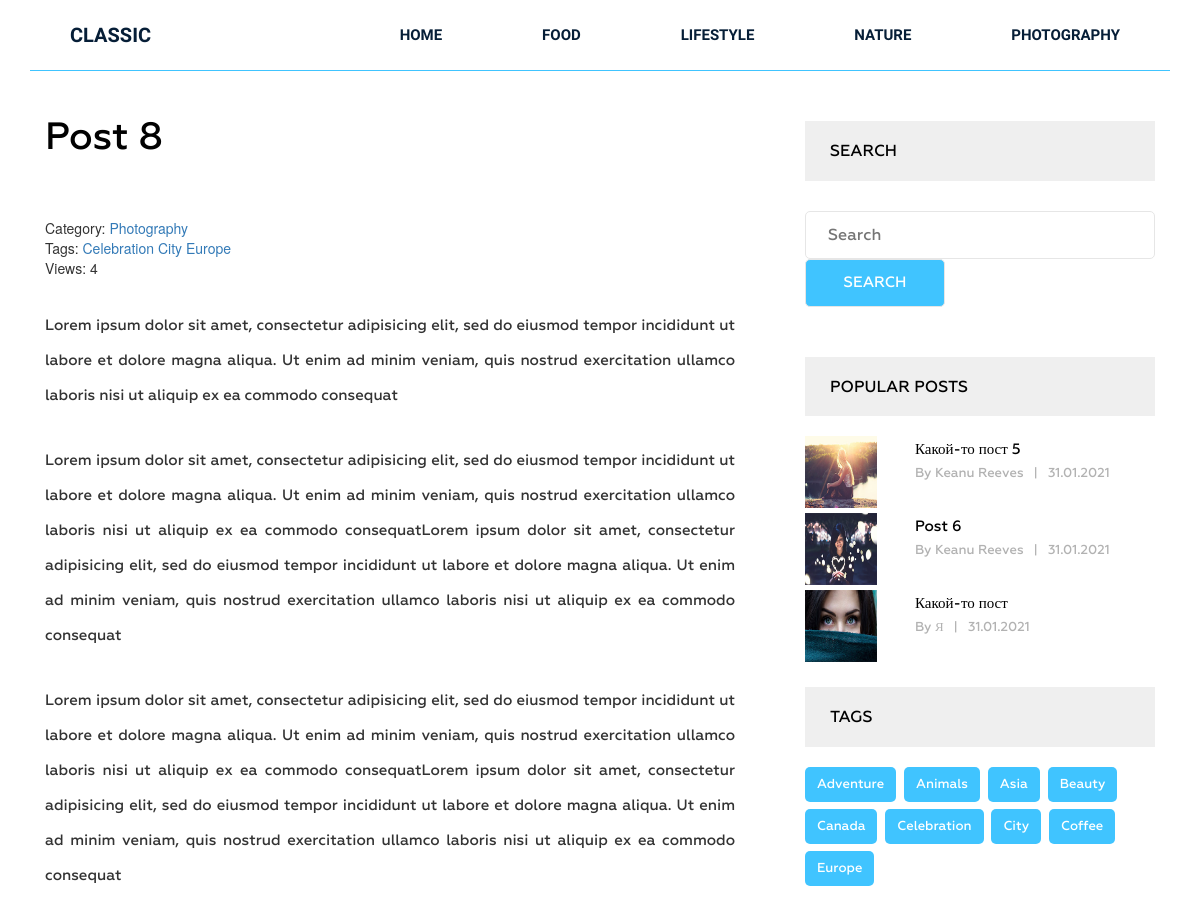
The app's page /post/post-8 (upper part), older data.
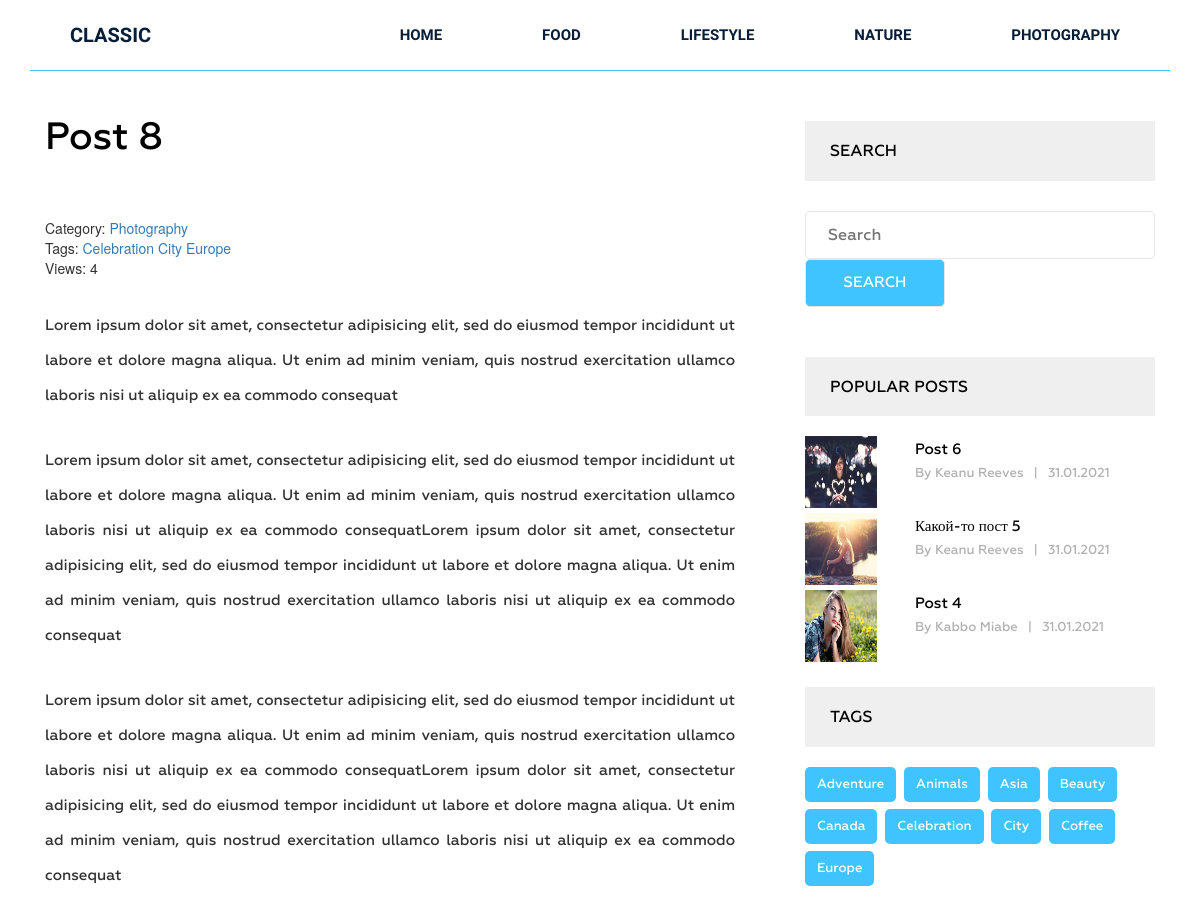
The same page, newer data.
### blog/models.py (models this page shows, shortened)
class Category(models.Model):
    title = models.CharField(max_length=255)
    slug = models.SlugField(max_length=255, verbose_name='Url', unique=True)
    def __str__(self):
        return self.title
    def get_absolute_url(self):
        return reverse('category', kwargs={"slug": self.slug})
    class Meta:
        ordering = ['title']
        verbose_name = 'Категория'
        verbose_name_plural = 'Категории'

class Tag(models.Model):
    title = models.CharField(max_length=50)
    slug = models.SlugField(max_length=255, verbose_name='Url', unique=True)
    class Meta:
        ordering = ['title']
        verbose_name = 'Тэг'
        verbose_name_plural = 'Тэги'
    def get_absolute_url(self):
        return reverse('tag', kwargs={"slug": self.slug})

class Post(models.Model):
    title = models.CharField(max_length=255)
    slug = models.SlugField(max_length=255, verbose_name='Url', unique=True)
    author = models.CharField(max_length=100)
    content = models.TextField(blank=True)
    created_at = models.DateTimeField(auto_now_add=True, verbose_name='Опубликовано')
    photo = models.ImageField(upload_to='photos/%Y/%m/%d/', blank=True)
    views = models.IntegerField(default=0, verbose_name='Количество просмотров')
    category = models.ForeignKey(Category, on_delete=models.PROTECT, related_name='posts')
    tags = models.ManyToManyField(Tag, blank=True, related_name='posts')
    def get_absolute_url(self):
        return reverse('post', kwargs={"slug": self.slug})
    class Meta:
        ordering = ['-created_at']
        verbose_name = 'Пост'
        verbose_name_plural = 'Посты'

### blog/views.py (the view)
# urls.py: path('post/<str:slug>', GetPost.as_view(), name='post'),
class GetPost(DetailView):
    model = Post
    template_name = 'blog/single.html'
    context_object_name = 'post'
    def get_context_data(self, **kwargs):
        context = super().get_context_data(**kwargs)
        self.object.views = F('views') + 1
        self.object.save()
        self.object.refresh_from_db()
        return context

### blog/templatetags/menu.py (called while the page is built)
@register.inclusion_tag('blog/menu_tpl.html')
def show_menu(menu_class='menu'):
    categories = Category.objects.all()
    return {'categories': categories, 'menu_class': menu_class}

### blog/templatetags/sidebar.py (called while the page is built)
@register.inclusion_tag('blog/popular_posts.html')
def get_popular(cnt=3):
    posts = Post.objects.order_by('-views')[:cnt]
    return {'posts': posts}

@register.inclusion_tag('blog/tags_tpl.html')
def get_tags(cnt=25):
    tags = Tag.objects.all()
    return {'tags': tags}

### blog/templates/blog/single.html (shortened to what this page needs)
{% extends 'base.html' %}
{% load static %}
{% load sidebar %}
{% block content %}
<section class="single-blog-area">
    <div class="container">
        <div class="row">
            <div class="col-md-12">
                <div class="border-top">
                    <div class="col-md-8">
                        <div class="blog-area">
                            <div class="blog-area-part">
                                <h2>{{ post.title }}</h2>
                                <div class="single-content">
                                    <div>
                                        <span>Category: <a href="{{ post.category.get_absolute_url }}">{{ post.category }}</a></span>
                                        <br>
                                        {% if post.tags.exists %}
                                        <span>
                                            Tags:
                                            {% for tag in post.tags.all %}
                                            <a href="{{ tag.get_absolute_url }}">{{ tag.title }}</a>
                                            {% endfor %}
                                        </span>
                                        <br>
                                        {% endif %}
                                        <span>Views: {{ post.views }}</span>
                                    </div>
                                    {{ post.content|safe }}
                                </div>
                            </div>
                        </div>
                    </div>
                    <div class="col-md-4">
                        <div class="newsletter">
                            <h2 class="sidebar-title">Search</h2>
                            <form action="{% url 'search' %}" method="get">
                                <input type="text" name="s" placeholder="Search">
                                <input type="submit" value="Search">
                            </form>
                        </div>
                      {% get_popular 3 %}
                      {% get_tags %}
                    </div>
                </div>
            </div>
        </div>
    </div>
</section>
{% endblock %}

### blog/templates/blog/popular_posts.html
<h2 class="sidebar-title">Popular posts</h2>
<div class="grid">
    {% for post in posts %}
    <div class="portfolio-item popular">
        {% if post.photo %}
        <img src="{{ post.photo.url }}" alt="{{ post.title }}">
        {% else %}
        <img src="https://picsum.photos/id/1060/300/201/?blur=2" alt="{{ post.title }}">
        {% endif %}
        <div class="portfolio-text">
            <h5><a href="{{ post.get_absolute_url }}">{{ post.title }}</a></h5>
            <p>By {{ post.author }}<span>|</span>{{ post.created_at|date:"d.m.Y" }}</p>
        </div>
    </div>
    {% endfor %}
</div>

### blog/templates/blog/tags_tpl.html
                       <div class="tags">
                            <h2 class="sidebar-title">Tags</h2>
                           {% for tag in tags%}
                            <p><a href="{{ tag.get_absolute_url }}">{{ tag.title }}</a></p>
                           {% endfor %}
                        </div>

Row changes from the older to the newer data that the page shows:
no longer on this page (row edited): Post: photo (picture), title "Какой-то пост", author "Я", created_at "31.01.2021"
changed Post "Post 6": moves up the list
now on this page (row edited): Post: photo (picture), title "Post 4", author "Kabbo Miabe", created_at "31.01.2021"
